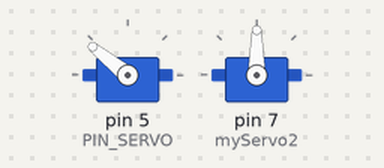
The sketch below on a simulated Arduino Uno, built with avr-gcc and run on an emulated ATmega328P. Parts: 2 × servo. What the sketch prints to the serial monitor is not drawn.

Above: at 0.15 s.
At 0.8 s:
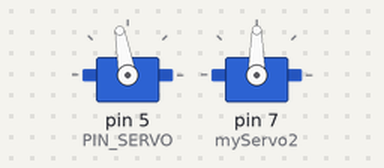
Timing chart, 0 to 2.3 s (numbered marks = the images above):
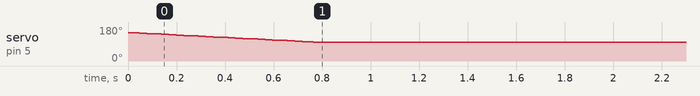

Measured:
- by itself, servo on pin 5 (PIN_SERVO): moves from 150° to 100° over 0.75 s

The sketch:

shipMotorControl.ino
```cpp
#include <Servo.h>

#define PIN_SERVO 5
Servo myServo;
Servo myServo2;
int goalPos = 100;
int startPos = 150;

void setup()
{
	Serial.begin(9600);
	myServo.attach(PIN_SERVO);
	myServo2.attach(7);

}

void loop()
{

	if(startPos < goalPos){
		for (int pos = startPos; pos <= goalPos; pos++) {
			myServo.write(pos);
			delay(15);
			startPos = myServo.read();
			Serial.println(startPos);
		}
	}
	else {
		for (int pos = startPos; pos >= goalPos; pos--) {
			myServo.write(pos);
			delay(15);
			startPos = myServo.read();
			Serial.println(startPos);
		}
		Serial.println("yes");
	}

	/*for(int pos = startPos; pos <= goalPos; pos++) {
		myServo.write(pos);
		delay(15);
	}

	for(int pos = goalPos; pos >= startPos; pos--) {
		myServo.write(pos);
		delay(15);
	}*/
}
```
